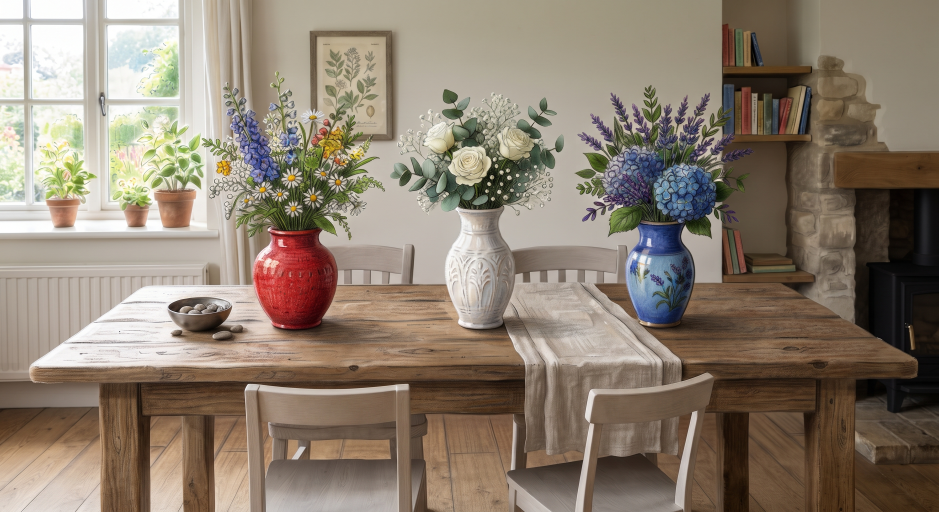
#> input picture test.jpg, 2816 x 1536 px (shown at 1/3 size)
$ python alistirma3.py
#> lines starting #> are read from the running program, lines starting #| are printed output that depends on the picture; after the words box and inside, x2 and y2 are one past the last pixel; in counts of white or black regions, pixels touching at a corner belong together
import cv2

img = cv2.imread("test.jpg")
#> img is the input picture: shape (1536, 2816, 3); mean B, G, R 112.4, 127.5, 140.9

if img is None:
    print("Fotograf bulunamadi.")
    exit()

# Fotoğrafımızı ekrana sığdırmak için alistirma1 de verdiğim değerler.
img = cv2.resize(img, (800, 450))
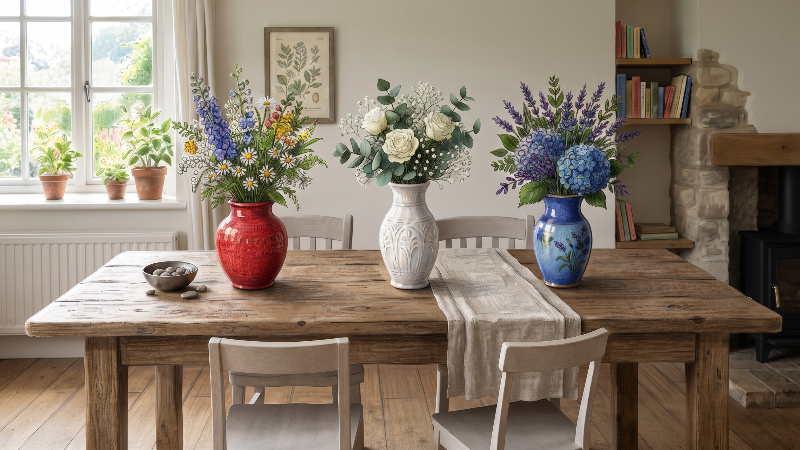
#> img: shape (450, 800, 3); mean B, G, R 112.3, 127.3, 140.8

hsv = cv2.cvtColor(img, cv2.COLOR_BGR2HSV)
#> hsv: shape (450, 800, 3); mean H, S, V 24.2, 69.5, 142.7

# Kirmizi renk(HSV sisteminde kırmızı renk, H ölçeğinin hem başlangıcında hem sonunda bulunur, bu yüzden iki sınır kullandık.)
alt1 = (0, 100, 100)
ust1 = (10, 255, 255)

alt2 = (170, 100, 100)
ust2 = (179, 255, 255)

maske1 = cv2.inRange(hsv, alt1, ust1)
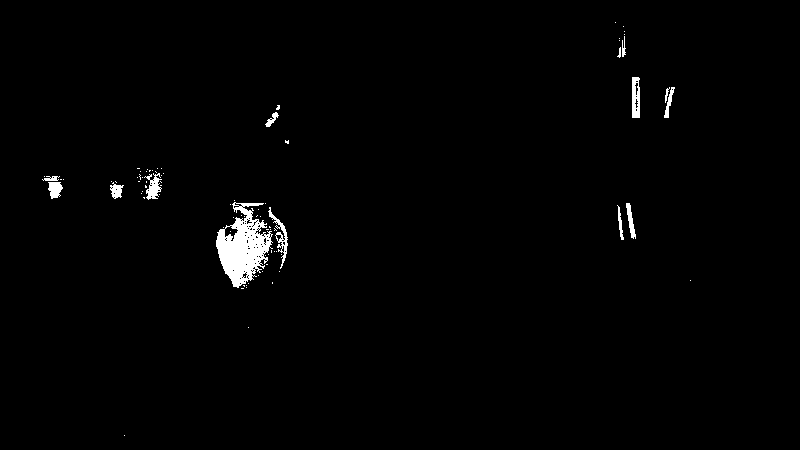
#> maske1: shape (450, 800); 1.3% white; 84 white regions (70 under 20 px), largest, box (x1, y1, x2, y2) and area: (216, 202, 273, 288) 2614, (268, 207, 288, 269) 288, (632, 77, 640, 118) 283
maske2 = cv2.inRange(hsv, alt2, ust2)
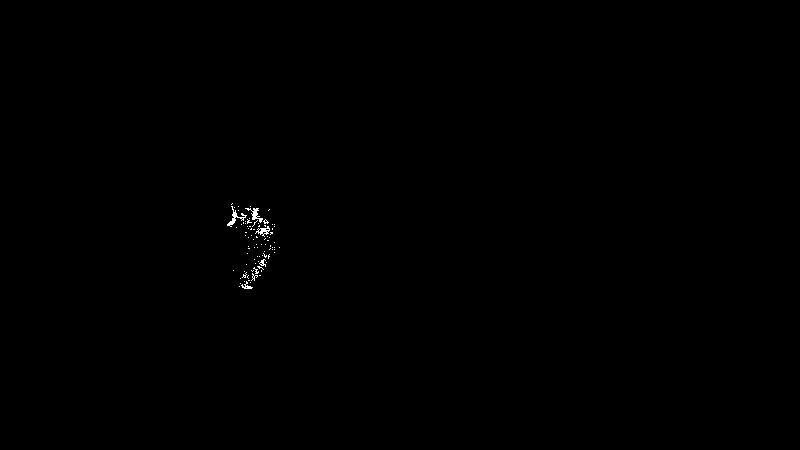
#> maske2: shape (450, 800); 0.15% white in thin lines or dots, all inside (x1, y1, x2, y2) = (227, 203, 280, 289)

kirmizi = cv2.bitwise_or(maske1, maske2)
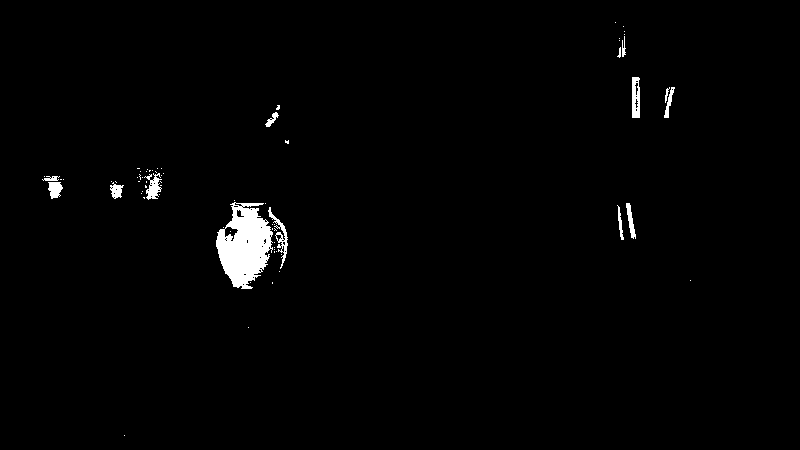
#> kirmizi: shape (450, 800); 1.4% white; 70 white regions (56 under 20 px), largest, box (x1, y1, x2, y2) and area: (216, 202, 273, 289) 3164, (268, 207, 288, 269) 292, (632, 77, 640, 118) 283

# Mavi renk
mavi_alt = (100, 100, 100)
mavi_ust = (130, 255, 255)

mavi = cv2.inRange(hsv, mavi_alt, mavi_ust)
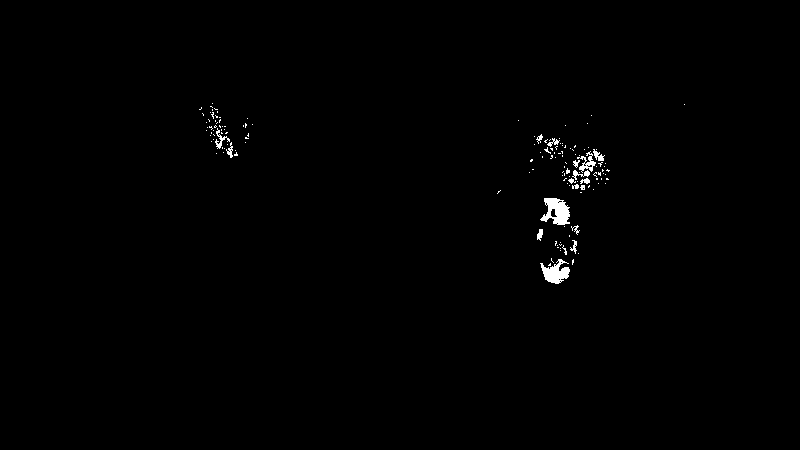
#> mavi: shape (450, 800); 0.58% white; 145 white regions (128 under 20 px), largest, box (x1, y1, x2, y2) and area: (540, 198, 570, 225) 507, (540, 259, 570, 284) 411, (577, 151, 596, 173) 156

# Sonuclari kaydet
cv2.imwrite("kirmizi_maske.jpg", kirmizi)
cv2.imwrite("mavi_maske.jpg", mavi)

# Ekranda goster
cv2.imshow("Orijinal", img)
cv2.imshow("Kirmizi Maske", kirmizi)
cv2.imshow("Mavi Maske", mavi)

cv2.waitKey(0)
cv2.destroyAllWindows()
